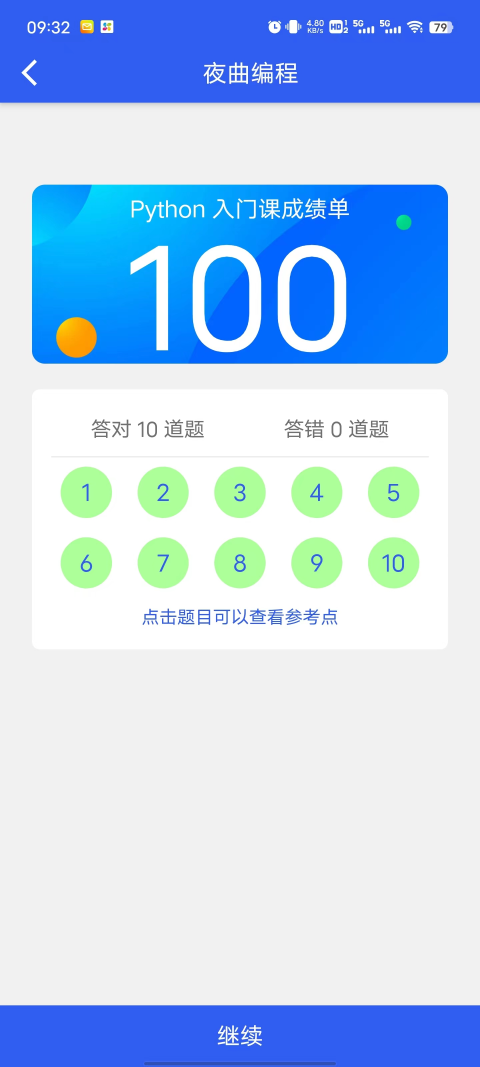
#> input picture yequbiancheng/ChemYS.jpg, 1440 x 3200 px, given in place of ChemYS.jpg.png, which was not available (shown at 1/3 size)
$ python 44_test.py
#> lines starting #> are read from the running program, lines starting #| are printed output that depends on the picture; pictures that were not available may be replaced by others from this repository, and a replacement may not be noted
# 制作图形照片墙
# 导入PIL模块
import PIL
# 从PIL模块中导入Image
from PIL import Image

# 将文件夹路径赋值给变量path
path = r"C:/Users/ChemYS/learngit/yequbiancheng/2_quweigongju/44"
# TODO 使用input()函数"输入图片名称(爱心/520/1314):"
# 赋值给变量pngName
pngName = input("输入图片名称(爱心/520/1314):")
#> the answer given: ../ChemYS.jpg
# 将输入的图片名称构造正确的读取路径并赋值给fileName
fileName = path + "/" +pngName + ".png"

# TODO 使用open()函数打开fileName
# 赋值給变量img
img = Image.open(fileName)
#> img is the input picture: PIL image 1440x3200 RGB; mean R, G, B 181.2, 207.8, 240
# 使用convert()函数将图片转化为二值图片
# 赋值給变量img_1
img_1=img.convert("1")
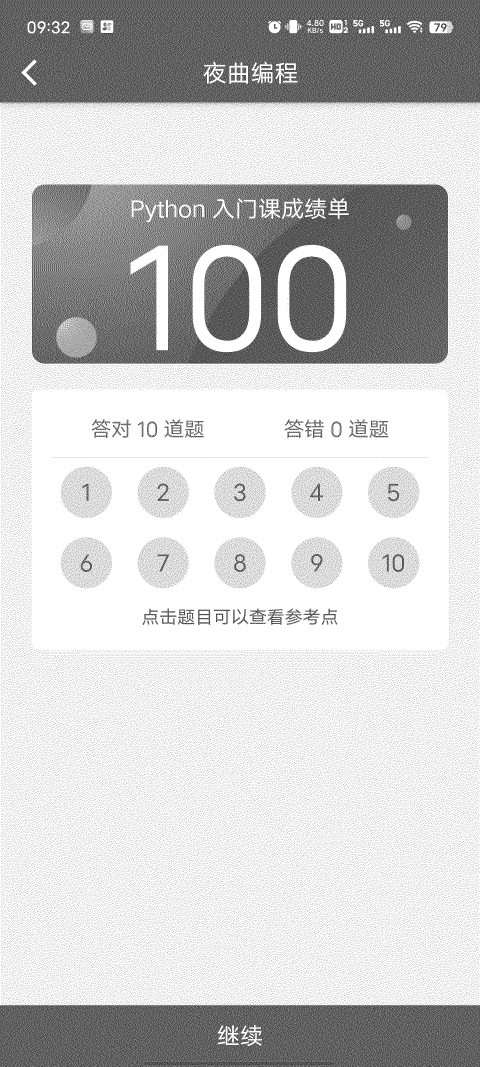
#> img_1: PIL image 1440x3200 1 (shown at 1/3 size); 79.8% white; black in thin lines or dots
 # 把图像的size重新设定为(20,20)，也就是宽20像素，长20像素
 # 赋值給变量new_img
new_img = img_1.resize((20,20))
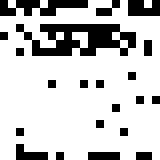
#> new_img: PIL image 20x20 1 (shown 8 times larger); 78.5% white; black in thin lines or dots
# 定义一个空列表figure
figure = []
# 使用for循环遍历0到19
for i in range(20):
    # 定义一个空列表row存储一行中每一列的值，0或1
    row = []
    # 使用for循环遍历0到19
    for j in range(20):
        # 使用getpixel()函数获取图像中某一点像素的RGB颜色值
        pix = new_img.getpixel((j,i))
         # 使用取模运算把颜色值255转化为1
        pix_new = pix % 254
        # 将转化后的值依次存储到列表row中
        row.append(pix_new)
    # 将每一行值存储在列表figure中
    figure.append(row)
#> after the loop, figure = 20 items
# 设置单张图片的像素，图片宽度pic_width为100像素，长度pic_height为100像素
pic_width = 100
pic_height = 100

# TODO 读取路径为"/Users/qian/pink.png"的背景图片
# 将背景图片的尺寸设置为(2000，2000)
img_back = Image.open(r"C:/Users/ChemYS/learngit/yequbiancheng/2_quweigongju/44/pink.png").resize((2000,2000))
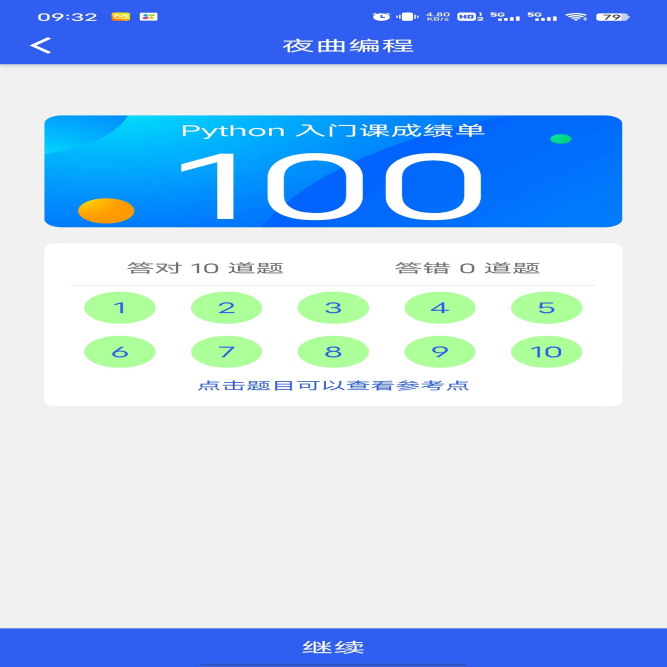
#> img_back: PIL image 2000x2000 RGB (shown at 1/3 size); mean R, G, B 181.2, 207.8, 240
# 导入os模块
import os
# 读取路径为"/Users/qian/model"的照片
image_names = os.listdir(r"C:/Users/ChemYS/learngit/yequbiancheng/2_quweigongju/44/model/")

# 获取嵌套列表的行数
row_num = len(figure)
#> row_num = 20
# 获取嵌套列表的列数
column_num = len(figure[0])
#> column_num = 20
# 导入random模块
import random

# 遍历行和列，判断当数值为0时
for row in range(row_num):
    for column in range(column_num):
        if figure[row][column] == 0:
            # TODO 随机选取文件夹"/Users/qian/model/"中的一张照片，把图片路径赋值給变量ran_photo
            ran_photo = "C:/Users/ChemYS/learngit/yequbiancheng/2_quweigongju/44/model/" + random.choice(image_names)
            #print(ran_photo)
            # TODO 打开随机选中的照片，并且将照片的尺寸设置宽度为pic_width，高度为pic_height
            pic = Image.open(ran_photo).resize((pic_width,pic_height))
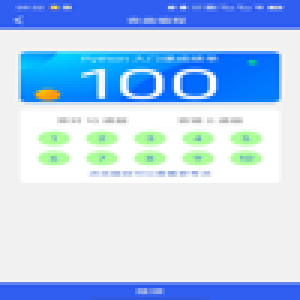
#> pic: PIL image 100x100 RGB (shown 3 times larger); mean R, G, B 181.2, 207.7, 239.9
            # TODO 使用paste()函数将选中的照片依次粘贴到照片背景img_back中
            # 参数设置为需要粘贴的图片pic，粘贴的位置图片宽度*列，图片高度*行
            img_back.paste(pic,(pic_width * column,pic_height* row))
# TODO 将图片保存到路径："/Users/qian/model.png"中
img_back.save(r"C:/Users/ChemYS/learngit/yequbiancheng/2_quweigongju/44/model.png")
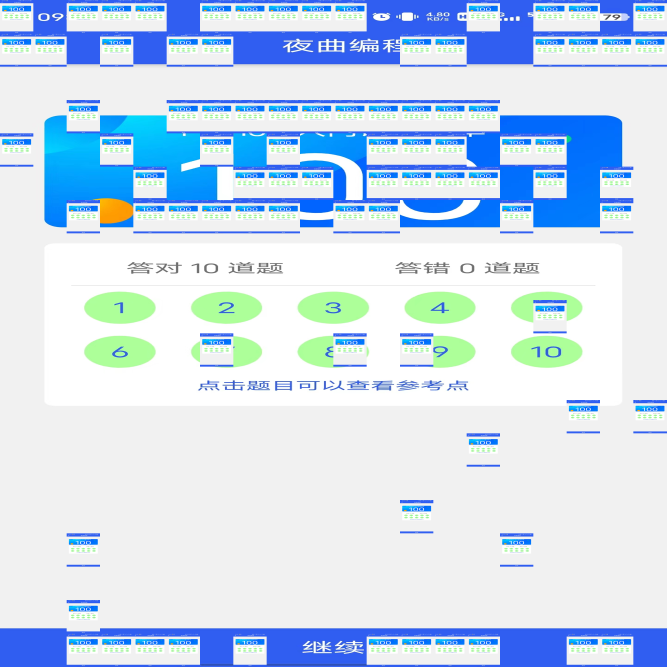
#> saved as model.png: PIL image 2000x2000 RGB (shown at 1/3 size); mean R, G, B 201, 220.2, 239.9
